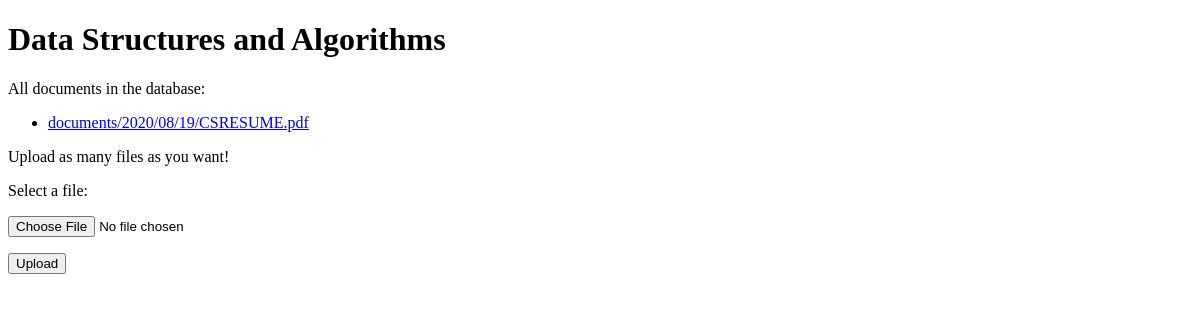
The page /accounts/server/Data Structures and Algorithms (signed in) on the database as committed earlier.
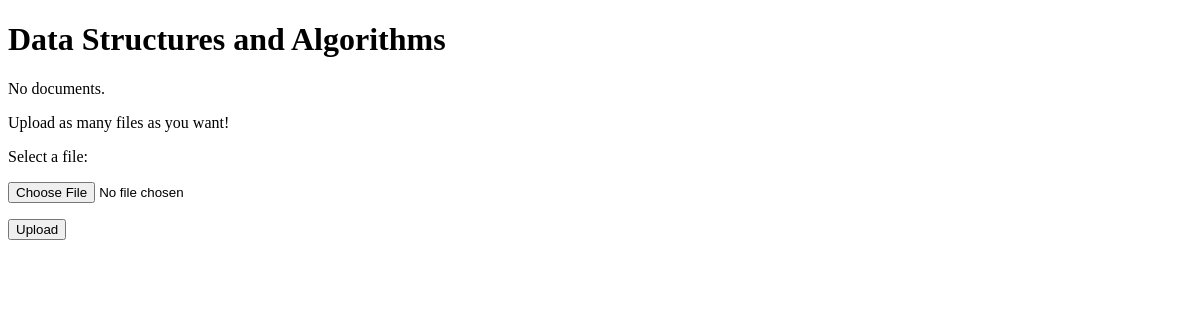
The same page on the database as committed later.
### accounts/models.py (models this page shows)
class Document(models.Model):
    docfile = models.FileField(upload_to='documents/%Y/%m/%d')

### accounts/views.py (the view, shortened to what this page needs)
def course_server(request, *args, **kwargs):
    user = request.user.id
    message = 'Upload as many files as you want!'
    course_name = kwargs['course_title']
    course = Course.objects.get(title=course_name)
    form = DocumentForm()  # An empty, unbound form
    documents = course.documents.all()
    try:
        UserProfile.objects.filter(user_id=user)[0].courses.filter(title=course_name)
        return render(request, 'course_server.html', {'course':course,'documents': documents, 'form': form, 'message': message})
    except UserProfile.DoesNotExist:
        print("Error")
    return HttpResponseNotFound("Error")

### accounts/forms.py
class DocumentForm(forms.Form):
    docfile = forms.FileField(label='Select a file')

### accounts/templates/course_server.html (shortened to what this page needs)
<!DOCTYPE html>
<html lang="en">
<head>
</head>
<body>
    <h1>{{course.title}}</h1>
    {% if documents %}
        All documents in the database:
        <ul>
            {% for document in documents %}
                <li><a href="{{ document.docfile.url }}">{{ document.docfile.name }}</a></li>
            {% endfor %}
        </ul>
    {% else %}
        <p>No documents.</p>
    {% endif %}
    <form action="{% url 'course_server' course.title %}" method="POST" enctype="multipart/form-data">
        {{ message }}
        <p>{{ form.docfile.label_tag }} {{ form.docfile.help_text }}</p>
        <p>
            {{ form.docfile }}
        </p>
        <p><input type="submit" value="Upload"/></p>
    </form>
</body>
</html>

Rows that differ between the two databases and show on the page:
removed Document: docfile.name "documents/2020/08/19/CSRESUME.pdf"
Other text that changed with them:
text no longer shown: "All documents in the database:"
text now shown: "No documents."
